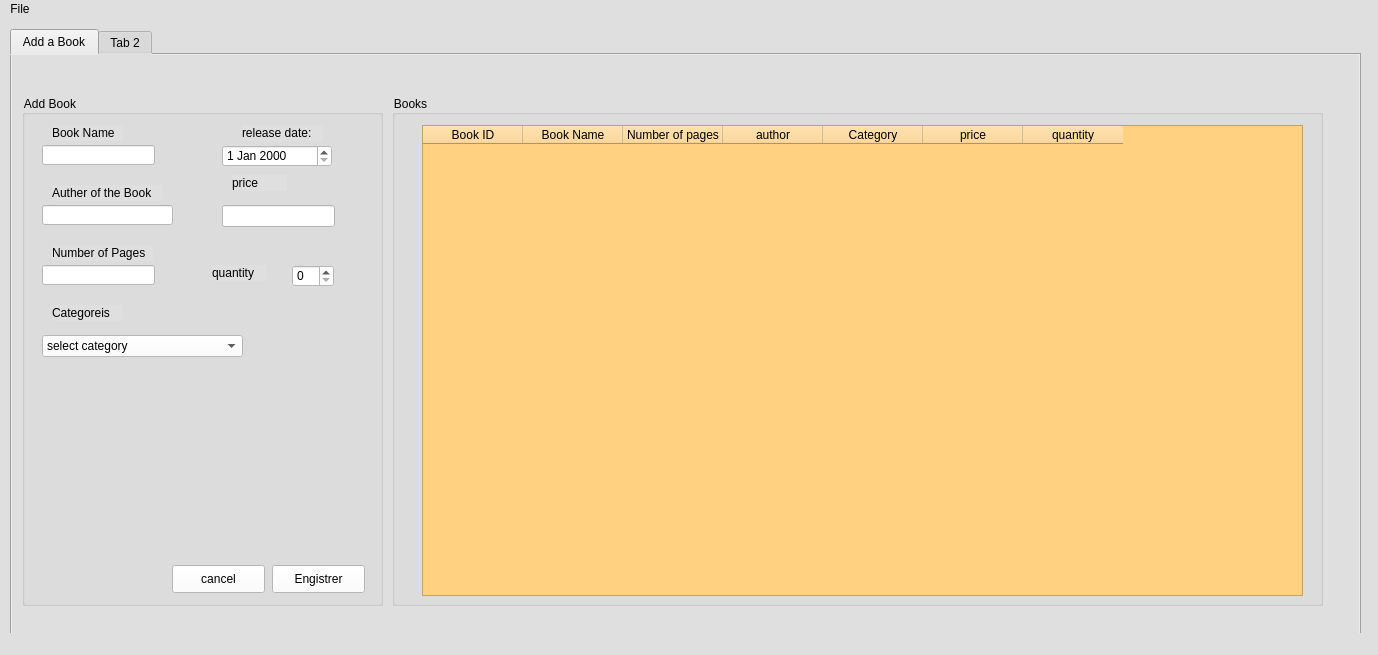
<?xml version="1.0" encoding="UTF-8"?>
<ui version="4.0">
 <class>MainWindow</class>
 <widget class="QMainWindow" name="MainWindow">
  <property name="geometry">
   <rect>
    <x>0</x>
    <y>0</y>
    <width>1378</width>
    <height>655</height>
   </rect>
  </property>
  <property name="windowTitle">
   <string>MainWindow</string>
  </property>
  <property name="styleSheet">
   <string notr="true">background-color: rgb(223, 223, 223);
background-color: qlineargradient(spread:repeat, x1:0, y1:0, x2:1, y2:1, stop:0 rgba(24, 12, 7, 69), stop:0.208955 rgba(255, 0, 0, 69), stop:0.333333 rgba(255, 77, 55, 208), stop:0.472637 rgba(255, 111, 0, 208), stop:0.477581 rgba(255, 244, 71, 130), stop:0.477612 rgba(255, 178, 71, 130), stop:0.492537 rgba(255, 255, 0, 255), stop:0.57754 rgba(255, 203, 0, 130), stop:0.625 rgba(255, 255, 0, 69), stop:0.711443 rgba(251, 255, 0, 145), stop:1 rgba(255, 255, 0, 69));</string>
  </property>
  <widget class="QWidget" name="centralwidget">
   <widget class="QTabWidget" name="tabWidget">
    <property name="geometry">
     <rect>
      <x>10</x>
      <y>10</y>
      <width>1351</width>
      <height>631</height>
     </rect>
    </property>
    <property name="styleSheet">
     <string notr="true">font: 7pt &quot;MS Shell Dlg 2&quot;;
</string>
    </property>
    <property name="currentIndex">
     <number>0</number>
    </property>
    <widget class="QWidget" name="tab">
     <attribute name="title">
      <string>Add a Book</string>
     </attribute>
     <widget class="QGroupBox" name="groupBox">
      <property name="geometry">
       <rect>
        <x>10</x>
        <y>40</y>
        <width>361</width>
        <height>511</height>
       </rect>
      </property>
      <property name="styleSheet">
       <string notr="true">font: 6pt &quot;MS Shell Dlg 2&quot;;</string>
      </property>
      <property name="title">
       <string>Add Book</string>
      </property>
      <widget class="QLineEdit" name="name_book">
       <property name="geometry">
        <rect>
         <x>20</x>
         <y>50</y>
         <width>113</width>
         <height>20</height>
        </rect>
       </property>
       <property name="styleSheet">
        <string notr="true">font: 8pt &quot;MS Shell Dlg 2&quot;;
background-color: rgb(255, 255, 255);
</string>
       </property>
      </widget>
      <widget class="QLabel" name="label_13">
       <property name="geometry">
        <rect>
         <x>30</x>
         <y>30</y>
         <width>71</width>
         <height>16</height>
        </rect>
       </property>
       <property name="styleSheet">
        <string notr="true">
font: 8pt &quot;MS Shell Dlg 2&quot;;</string>
       </property>
       <property name="text">
        <string>Book Name</string>
       </property>
      </widget>
      <widget class="QLineEdit" name="auther_book">
       <property name="geometry">
        <rect>
         <x>20</x>
         <y>110</y>
         <width>131</width>
         <height>20</height>
        </rect>
       </property>
       <property name="styleSheet">
        <string notr="true">font: 8pt &quot;MS Shell Dlg 2&quot;;
background-color: rgb(255, 255, 255);</string>
       </property>
      </widget>
      <widget class="QLabel" name="label_14">
       <property name="geometry">
        <rect>
         <x>30</x>
         <y>90</y>
         <width>111</width>
         <height>16</height>
        </rect>
       </property>
       <property name="styleSheet">
        <string notr="true">font:8pt &quot;MS Shell Dlg 2&quot;;</string>
       </property>
       <property name="text">
        <string>Auther of the Book</string>
       </property>
      </widget>
      <widget class="QLineEdit" name="number_page">
       <property name="geometry">
        <rect>
         <x>20</x>
         <y>170</y>
         <width>113</width>
         <height>20</height>
        </rect>
       </property>
       <property name="styleSheet">
        <string notr="true">font: 8pt &quot;MS Shell Dlg 2&quot;;
background-color: rgb(255, 255, 255);</string>
       </property>
      </widget>
      <widget class="QLabel" name="label_15">
       <property name="geometry">
        <rect>
         <x>30</x>
         <y>150</y>
         <width>101</width>
         <height>16</height>
        </rect>
       </property>
       <property name="styleSheet">
        <string notr="true">font: 7pt &quot;MS Shell Dlg 2&quot;;</string>
       </property>
       <property name="text">
        <string>Number of Pages</string>
       </property>
      </widget>
      <widget class="QLabel" name="label_16">
       <property name="geometry">
        <rect>
         <x>30</x>
         <y>210</y>
         <width>71</width>
         <height>16</height>
        </rect>
       </property>
       <property name="text">
        <string>Categoreis</string>
       </property>
      </widget>
      <widget class="QComboBox" name="cat">
       <property name="geometry">
        <rect>
         <x>20</x>
         <y>240</y>
         <width>201</width>
         <height>22</height>
        </rect>
       </property>
       <property name="styleSheet">
        <string notr="true">font: 8pt &quot;MS Shell Dlg 2&quot;;
background-color: rgb(255, 255, 255);</string>
       </property>
       <item>
        <property name="text">
         <string>select category</string>
        </property>
       </item>
       <item>
        <property name="text">
         <string>Travel and geography</string>
        </property>
       </item>
       <item>
        <property name="text">
         <string>Business and economics</string>
        </property>
       </item>
       <item>
        <property name="text">
         <string>Art and music</string>
        </property>
       </item>
       <item>
        <property name="text">
         <string>Comics and graphic novels</string>
        </property>
       </item>
       <item>
        <property name="text">
         <string>Computers and technology</string>
        </property>
       </item>
       <item>
        <property name="text">
         <string>Cooking and food</string>
        </property>
       </item>
       <item>
        <property name="text">
         <string>Education and reference</string>
        </property>
       </item>
       <item>
        <property name="text">
         <string>Entertainment</string>
        </property>
       </item>
       <item>
        <property name="text">
         <string>Health and fitness</string>
        </property>
       </item>
       <item>
        <property name="text">
         <string>Hobbies and crafts</string>
        </property>
       </item>
       <item>
        <property name="text">
         <string>Home and garden</string>
        </property>
       </item>
       <item>
        <property name="text">
         <string>Language and literature</string>
        </property>
       </item>
       <item>
        <property name="text">
         <string>Law and government</string>
        </property>
       </item>
       <item>
        <property name="text">
         <string>Philosophy and religion</string>
        </property>
       </item>
       <item>
        <property name="text">
         <string>Poetry and drama</string>
        </property>
       </item>
       <item>
        <property name="text">
         <string>Sports and recreation</string>
        </property>
       </item>
       <item>
        <property name="text">
         <string>Travel and geography</string>
        </property>
       </item>
      </widget>
      <widget class="QLineEdit" name="price">
       <property name="geometry">
        <rect>
         <x>200</x>
         <y>110</y>
         <width>113</width>
         <height>22</height>
        </rect>
       </property>
       <property name="styleSheet">
        <string notr="true">font: 8pt &quot;MS Shell Dlg 2&quot;;
background-color: rgb(255, 255, 255);</string>
       </property>
      </widget>
      <widget class="QLabel" name="label">
       <property name="geometry">
        <rect>
         <x>210</x>
         <y>80</y>
         <width>55</width>
         <height>16</height>
        </rect>
       </property>
       <property name="styleSheet">
        <string notr="true">font: 8pt &quot;MS Shell Dlg 2&quot;;</string>
       </property>
       <property name="text">
        <string>price</string>
       </property>
      </widget>
      <widget class="QSpinBox" name="quant">
       <property name="geometry">
        <rect>
         <x>270</x>
         <y>170</y>
         <width>42</width>
         <height>22</height>
        </rect>
       </property>
       <property name="styleSheet">
        <string notr="true">font: 8pt &quot;MS Shell Dlg 2&quot;;
background-color: rgb(255, 255, 255);</string>
       </property>
      </widget>
      <widget class="QLabel" name="label_2">
       <property name="geometry">
        <rect>
         <x>190</x>
         <y>170</y>
         <width>55</width>
         <height>16</height>
        </rect>
       </property>
       <property name="styleSheet">
        <string notr="true">font: 8pt &quot;MS Shell Dlg 2&quot;;</string>
       </property>
       <property name="text">
        <string>quantity</string>
       </property>
      </widget>
      <widget class="QPushButton" name="eng">
       <property name="geometry">
        <rect>
         <x>250</x>
         <y>470</y>
         <width>93</width>
         <height>28</height>
        </rect>
       </property>
       <property name="styleSheet">
        <string notr="true">font: 8pt &quot;MS Shell Dlg 2&quot;;
background-color: rgb(255, 255, 255);
</string>
       </property>
       <property name="text">
        <string>Engistrer</string>
       </property>
      </widget>
      <widget class="QPushButton" name="pushButton_2">
       <property name="geometry">
        <rect>
         <x>150</x>
         <y>470</y>
         <width>93</width>
         <height>28</height>
        </rect>
       </property>
       <property name="styleSheet">
        <string notr="true">font: 8pt &quot;MS Shell Dlg 2&quot;;
background-color: rgb(255, 255, 255);</string>
       </property>
       <property name="text">
        <string>cancel</string>
       </property>
      </widget>
      <widget class="QLabel" name="label_3">
       <property name="geometry">
        <rect>
         <x>220</x>
         <y>30</y>
         <width>81</width>
         <height>16</height>
        </rect>
       </property>
       <property name="text">
        <string>release date:</string>
       </property>
      </widget>
      <widget class="QDateEdit" name="rel_date">
       <property name="geometry">
        <rect>
         <x>200</x>
         <y>50</y>
         <width>110</width>
         <height>22</height>
        </rect>
       </property>
       <property name="styleSheet">
        <string notr="true">font: 8pt &quot;MS Shell Dlg 2&quot;;
background-color: rgb(255, 255, 255);</string>
       </property>
      </widget>
     </widget>
     <widget class="QGroupBox" name="groupBox_2">
      <property name="geometry">
       <rect>
        <x>380</x>
        <y>40</y>
        <width>931</width>
        <height>511</height>
       </rect>
      </property>
      <property name="styleSheet">
       <string notr="true">font: 7pt &quot;MS Shell Dlg 2&quot;;</string>
      </property>
      <property name="title">
       <string>Books</string>
      </property>
      <widget class="QTableWidget" name="tab_3">
       <property name="geometry">
        <rect>
         <x>30</x>
         <y>30</y>
         <width>881</width>
         <height>471</height>
        </rect>
       </property>
       <property name="styleSheet">
        <string notr="true">color: rgb(0, 0, 0);

background-color: rgb(255, 209, 129);
</string>
       </property>
       <column>
        <property name="text">
         <string>Book ID</string>
        </property>
       </column>
       <column>
        <property name="text">
         <string>Book Name</string>
        </property>
       </column>
       <column>
        <property name="text">
         <string>Number of pages</string>
        </property>
       </column>
       <column>
        <property name="text">
         <string>author</string>
        </property>
       </column>
       <column>
        <property name="text">
         <string>Category</string>
        </property>
       </column>
       <column>
        <property name="text">
         <string>price</string>
        </property>
       </column>
       <column>
        <property name="text">
         <string>quantity</string>
        </property>
       </column>
      </widget>
     </widget>
    </widget>
    <widget class="QWidget" name="tab_2">
     <attribute name="title">
      <string>Tab 2</string>
     </attribute>
    </widget>
   </widget>
   <widget class="QCheckBox" name="travel_4">
    <property name="geometry">
     <rect>
      <x>750</x>
      <y>800</y>
      <width>161</width>
      <height>17</height>
     </rect>
    </property>
    <property name="styleSheet">
     <string notr="true">font: 7pt &quot;MS Shell Dlg 2&quot;;</string>
    </property>
    <property name="text">
     <string>Travel and geography</string>
    </property>
   </widget>
  </widget>
  <widget class="QMenuBar" name="menubar">
   <property name="geometry">
    <rect>
     <x>0</x>
     <y>0</y>
     <width>1378</width>
     <height>26</height>
    </rect>
   </property>
   <widget class="QMenu" name="menuFile">
    <property name="title">
     <string>File</string>
    </property>
    <addaction name="actionOpen"/>
   </widget>
   <addaction name="menuFile"/>
  </widget>
  <widget class="QStatusBar" name="statusbar"/>
  <action name="actionCntrl_N">
   <property name="text">
    <string>Cntrl+N</string>
   </property>
  </action>
  <action name="actionOpen">
   <property name="text">
    <string>Open</string>
   </property>
  </action>
 </widget>
 <resources/>
 <connections/>
</ui>
